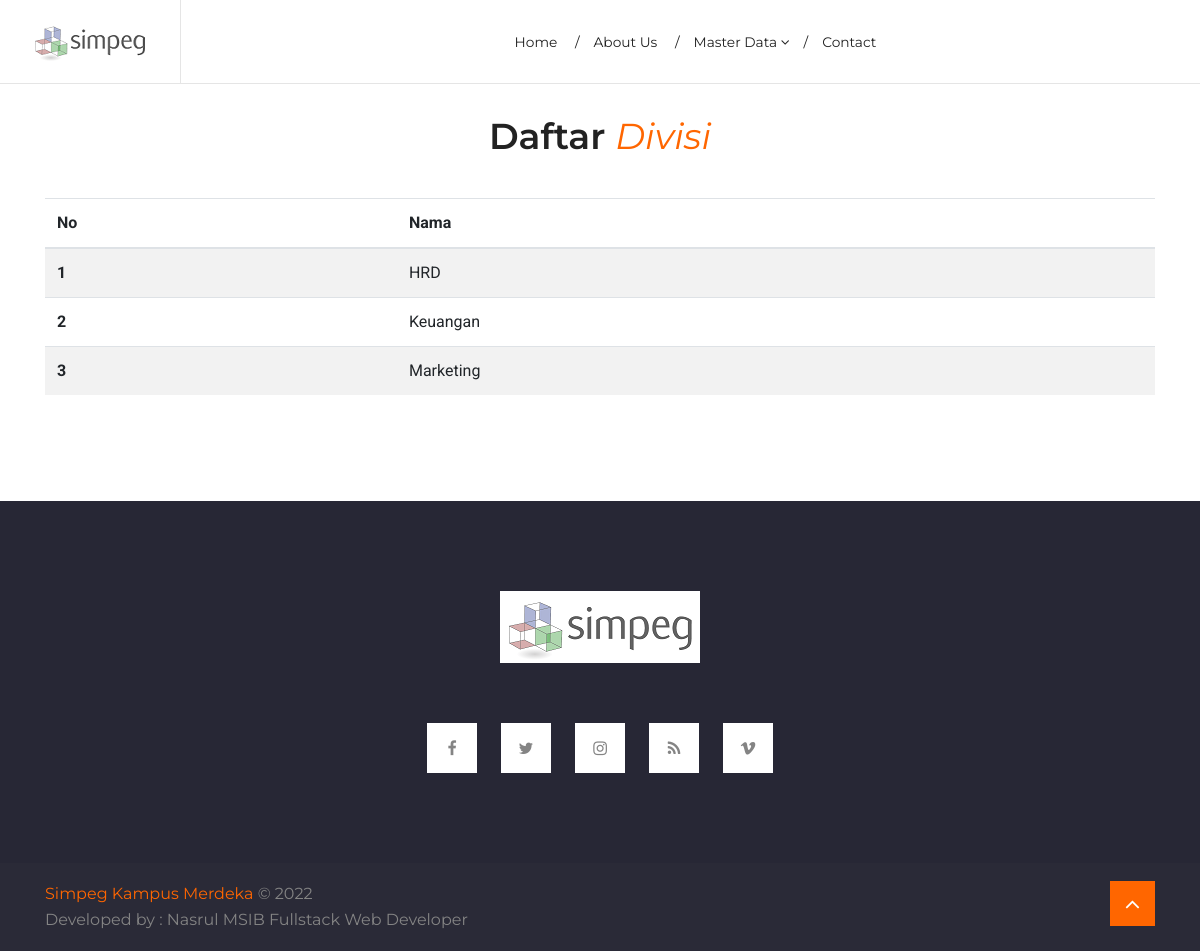
Page /index.php?hal=divisi on the committed database.
### tables this page shows
CREATE TABLE `divisi` (
  `id` int(11) NOT NULL,
  `nama` varchar(45) NOT NULL
);

### models/Divisi.php (called while the page is built)
<?php
class Divisi{
    private $koneksi;
    public function __construct(){
        global $dbh;
        $this->koneksi = $dbh;
    }
    public function dataDivisi(){
        $sql = "SELECT * FROM divisi";
        $ps = $this->koneksi->prepare($sql);
        $ps->execute();
        $rs = $ps->fetchAll();
        return $rs;
    }
}

### divisi.php (the view)
<?php
$model = new Divisi();
$data_divisi = $model->dataDivisi();
?>
<section class="section schedule">
    <div class="container">
        <div class="row">
            <div class="col-12">
                <div class="section-title">
                    <h3>Daftar <span class="alternate">Divisi</span></h3>
                </div>
            </div>
        </div>
        <div class="row">
            <div class="col-12">
                <table class="table table-striped">
                    <thead>
                        <tr>
                            <th scope="col">No</th>
                            <th scope="col">Nama</th>
                        </tr>
                    </thead>
                    <tbody>
                        <?php
                        $no = 1;
                        foreach($data_divisi as $row){
                        ?>
                        <tr>
                            <th scope="row"><?= $no ?></th>
                            <td><?= $row['nama'] ?></td>
                        </tr>
                        <?php
                        $no++;
                        }
                        ?>
                    </tbody>
                </table>
            </div>
        </div>
    </div>
</section>

### css/style.css (style rules this page uses)
html { font-size: 16px; }
body { font-family: "Roboto", sans-serif; -webkit-font-smoothing: antialiased; }
h1, h2, h3, h4, h5, h6 { font-family: "Montserrat", sans-serif; color: #222222; font-weight: 600; }
h3 { font-size: 2.25rem; }
span.alternate { color: #ff6600; font-style: italic; font-weight: 400; }
.section { padding: 90px 0; }
.section-title { margin-top: 25px; text-align: center; margin-bottom: 40px; }
.section-title h3 { margin-bottom: 20px; }

### rows in the picture
divisi: nama "HRD"
divisi: nama "Keuangan"
divisi: nama "Marketing"
